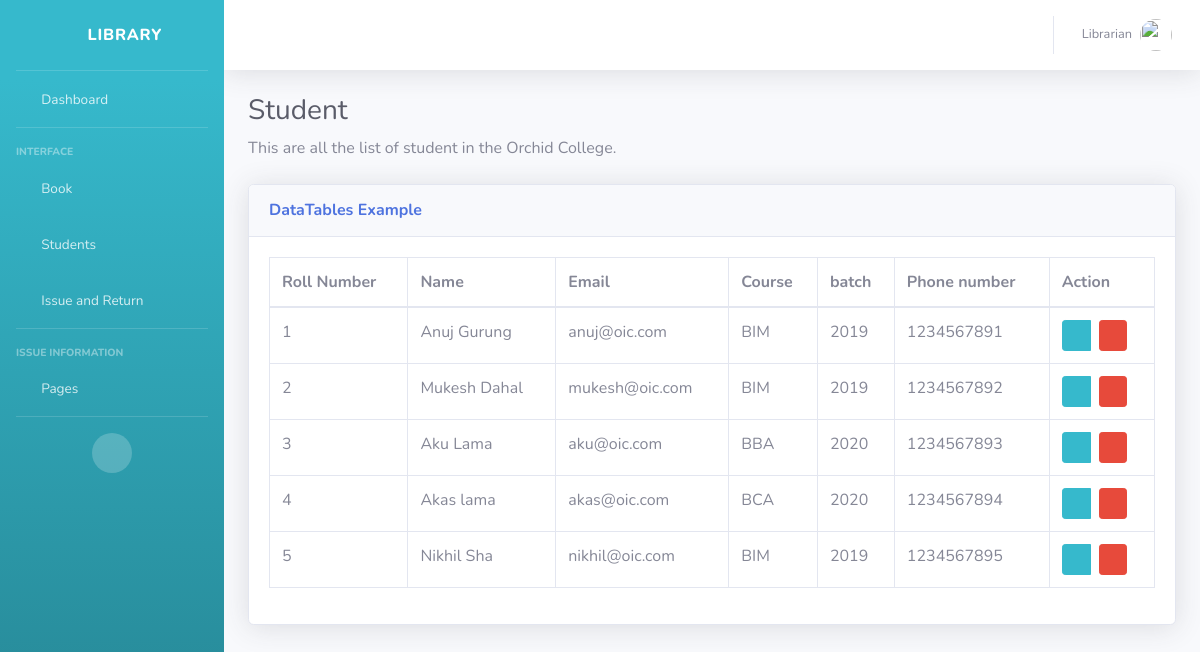
The app's page /student_list/ (signed in), older data.
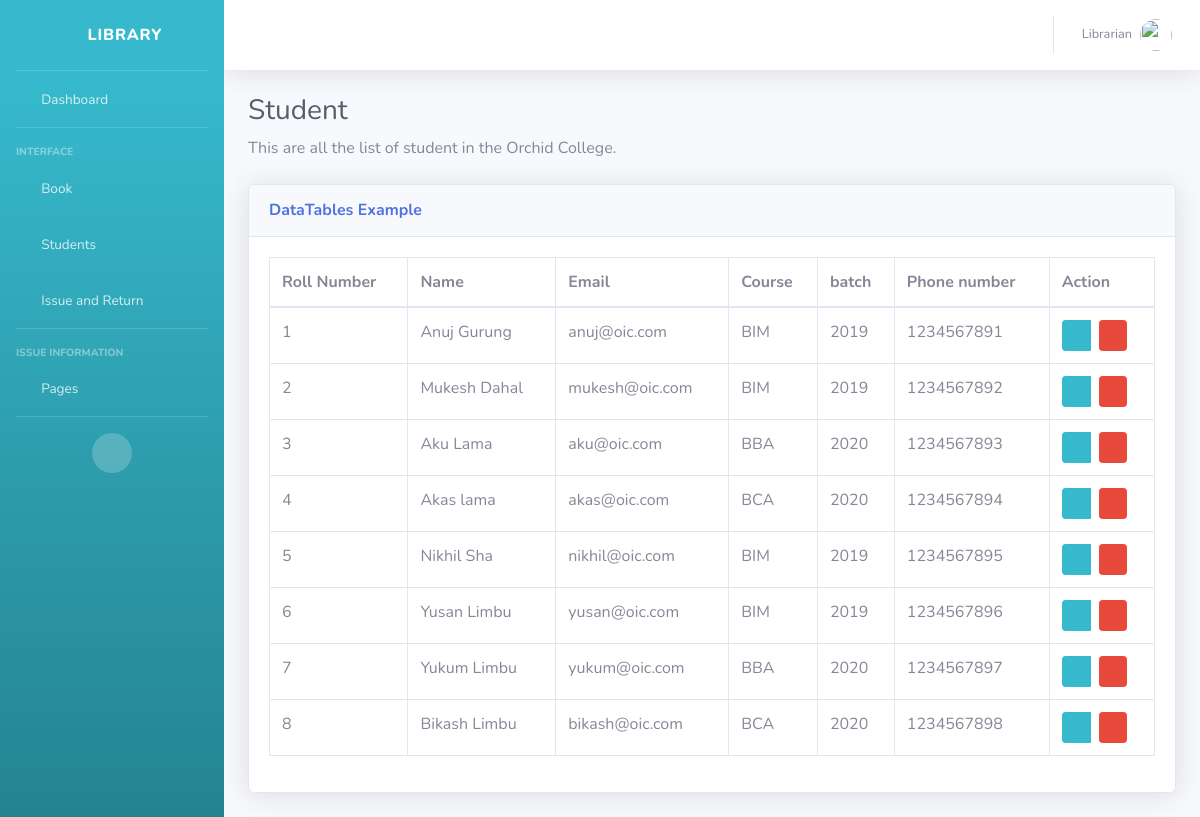
The same page, newer data.
### base/models.py (models this page shows, shortened)
class Student(models.Model):
    student_id = models.CharField(max_length=64,primary_key=True, unique=True)
    name = models.CharField(max_length=64, default='')
    email = models.EmailField(max_length = 254)
    password = models.CharField(max_length=128)
    course = models.CharField(max_length=10)
    batch = models.CharField(max_length=10)
    phone_number = models.CharField(max_length=10, unique=True)

### base/views.py (the view)
# urls.py: path('student_list/', views.student_list, name='student_list'),
@login_required(login_url = '/admin_login')
def student_list(request):
    students = Student.objects.all()
    return render(request, 'base/student_list.html', {'students':students} )

### base/templates/base/student_list.html (shortened to what this page needs)
{% extends 'base/base.html' %}
{% block content %}
<div class="container-fluid">
                   <h1 class="h3 mb-2 text-gray-800">Student</h1>
                   <p class="mb-4">This are all the list of student in the  Orchid College.</p>
<div class="card shadow mb-4">
    <div class="card-header py-3">
        <h6 class="m-0 font-weight-bold text-primary">DataTables Example</h6>
    </div>
    <div class="card-body">
        <div class="table-responsive">
            <table class="table table-bordered" id="dataTable" width="100%" cellspacing="0">
                <thead>
                    <tr>
                        <th>Roll Number</th>
                        <th>Name</th>
                        <th>Email</th>
                        <th>Course</th>
                        <th>batch</th>
                        <th>Phone number</th>
                        <th>Action</th>
                    </tr>
                </thead>
                <tbody>
                    {% for student in students %}
                            <tr>
                                <td>{{ student.student_id }}</td>
                                <td>{{ student.name }}</td>
                                <td>{{ student.email }}</td>
                                <td>{{ student.course }}</td>
                                <td>{{ student.batch }}</td>
                                <td>{{ student.phone_number }}</td>
                                 <td>
                                    <div class="btn-group" role="group">
                                        <a href="{% url 'base:update_student' student.pk %}" class="btn btn-info btn-sm ">
                                            <i class="fas fa-pen"></i>
                                        </a>
                                        {% if not object.non_deletetable %}
                                                <form action="{% url 'base:delete_student' student.pk %}"  method="post">
                                                    <button class="btn btn-danger btn-sm delete-link ml-2" data-tooltip="tooltip" title="Delete">
                                                        <i class="far fa-trash-alt"></i>
                                                    </button>
                                                </form>
                                                {% endif %}
                                    </div>
                                </td>
                            </tr>
                    {% endfor %}
                </tbody>
            </table>
        </div>
    </div>
</div>
{% endblock %}

Row changes from the older to the newer data that the page shows:
added Student: student_id "6", name "Yusan Limbu", email "yusan@oic.com", course "BIM", batch "2019", phone_number "1234567896"
added Student: student_id "7", name "Yukum Limbu", email "yukum@oic.com", course "BBA", batch "2020", phone_number "1234567897"
added Student: student_id "8", name "Bikash Limbu", email "bikash@oic.com", course "BCA", batch "2020", phone_number "1234567898"
